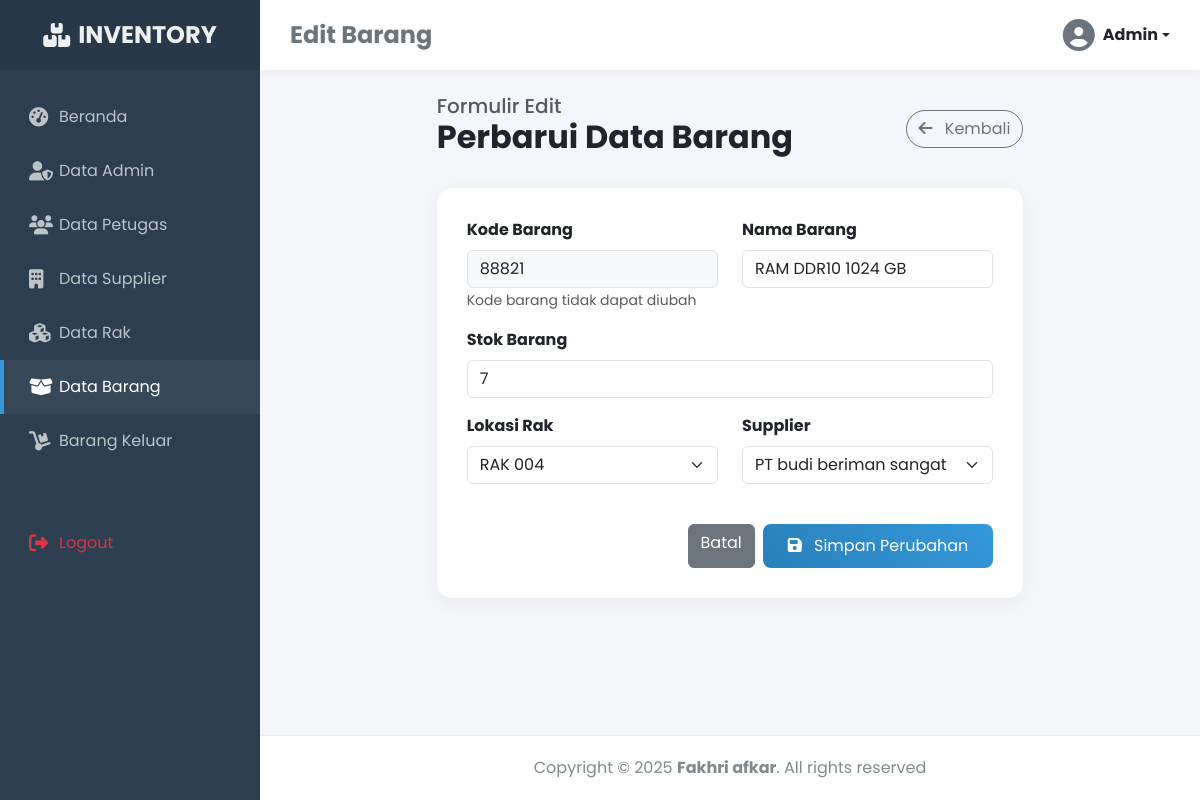
The app's page /admin/index.php?m=barang&s=ubah&kode_brg=88821 (signed in) with its own data.
### tables this page shows
CREATE TABLE `tb_barang` (
  `kode_brg` int(11) NOT NULL,
  `nama_brg` varchar(255) NOT NULL,
  `stok` int(11) NOT NULL,
  `rak` varchar(255) NOT NULL,
  `supplier` varchar(255) NOT NULL
);

### admin/modul/barang/ubah.php (the view, shortened to what this page needs)
<!DOCTYPE html>
<html lang="id">
<head>
    <link href="https://cdn.jsdelivr.net/npm/bootstrap@5.3.0/dist/css/bootstrap.min.css" rel="stylesheet">
    <link href="https://cdnjs.cloudflare.com/ajax/libs/font-awesome/6.4.0/css/all.min.css" rel="stylesheet">
    <link href="https://unpkg.com/aos@2.3.1/dist/aos.css" rel="stylesheet">
</head>
<body>
    <div class="sidebar" id="sidebar">
        <a href="#" class="sidebar-brand">
            <i class="fas fa-boxes me-2"></i> INVENTORY
        </a>
        <div class="sidebar-nav">
            <a href="?m=awal.php"><i class="fas fa-tachometer-alt"></i> Beranda</a>
            <a href="?m=admin&s=awal"><i class="fas fa-user-shield"></i> Data Admin</a>
            <a href="?m=petugas&s=awal"><i class="fas fa-users"></i> Data Petugas</a>
            <a href="?m=supplier&s=awal"><i class="fas fa-building"></i> Data Supplier</a>
            <a href="?m=rak&s=awal"><i class="fas fa-cubes"></i> Data Rak</a>
            <a href="?m=barang&s=awal" class="active"><i class="fas fa-box-open"></i> Data Barang</a>
            <a href="?m=barangKeluar&s=awal"><i class="fas fa-dolly"></i> Barang Keluar</a>
            <a href="logout.php" onclick="return confirm('Yakin ingin logout?')" class="text-danger mt-5">
                <i class="fas fa-sign-out-alt"></i> Logout
            </a>
        </div>
    </div>
    <div class="main-content" id="content">
        <nav class="top-navbar">
            <h4 class="mb-0 fw-bold text-secondary">Edit Barang</h4>
            <div class="dropdown">
                <a class="d-flex align-items-center text-decoration-none dropdown-toggle text-dark" href="#" role="button" data-bs-toggle="dropdown" aria-expanded="false">
                    <i class="fas fa-user-circle fa-2x text-secondary me-2"></i>
                    <span class="fw-bold d-none d-md-inline">Admin</span>
                </a>
            </div>
        </nav>
        <?php
            $id = $_GET['kode_brg'];
            include '../koneksi.php';
            $sql = "SELECT * FROM tb_barang WHERE kode_brg = '$id'";
            $query = mysqli_query($koneksi, $sql);
            $r = mysqli_fetch_array($query);
        ?>
        <div class="container-fluid p-4">
            <div class="row justify-content-center">
                <div class="col-lg-8 col-md-10">
                    <div class="d-flex justify-content-between align-items-center mb-4" data-aos="fade-down">
                        <div>
                            <h5 class="text-muted mb-0">Formulir Edit</h5>
                            <h2 class="fw-bold text-dark">Perbarui Data Barang</h2>
                        </div>
                        <a href="?m=barang&s=awal" class="btn btn-outline-secondary rounded-pill">
                            <i class="fas fa-arrow-left me-2"></i> Kembali
                        </a>
                    </div>
                    <div class="card-custom" data-aos="fade-up">
                        <form action="?m=barang&s=update" method="POST" enctype="multipart/form-data">
                            <div class="row">
                                <div class="col-md-6 mb-3">
                                    <label class="form-label fw-bold">Kode Barang</label>
                                    <input type="text" class="form-control bg-light" name="kode_brg" value="<?php echo $r['kode_brg']; ?>" readonly>
                                    <small class="text-muted">Kode barang tidak dapat diubah</small>
                                </div>
                                <div class="col-md-6 mb-3">
                                    <label class="form-label fw-bold">Nama Barang</label>
                                    <input type="text" class="form-control" name="nama_brg" value="<?php echo $r['nama_brg']; ?>" placeholder="Masukkan Nama Barang" required>
                                </div>
                                <div class="col-md-12 mb-3">
                                    <label class="form-label fw-bold">Stok Barang</label>
                                    <input type="number" class="form-control" name="stok" value="<?php echo $r['stok']; ?>" placeholder="Jumlah Stok" required>
                                </div>
                                <div class="col-md-6 mb-3">
                                    <label class="form-label fw-bold">Lokasi Rak</label>
                                    <select class="form-select" name="rak" required>
                                        <?php
                                            include '../koneksi.php';
                                            $sql_rak = "SELECT * FROM tb_rak";
                                            $hasil_rak = mysqli_query($koneksi, $sql_rak);
                                            while ($data_rak = mysqli_fetch_array($hasil_rak)) {
                                                $selected = ($data_rak['nama_rak'] == $r['rak']) ? "selected" : "";
                                        ?>
                                            <option value="<?php echo $data_rak['nama_rak'];?>" <?php echo $selected; ?>>
                                                <?php echo $data_rak['nama_rak']; ?>
                                            </option>
                                        <?php } ?>
                                    </select>
                                </div>
                                <div class="col-md-6 mb-3">
                                    <label class="form-label fw-bold">Supplier</label>
                                    <select class="form-select" name="supplier" required>
                                        <?php
                                            include '../koneksi.php';
                                            $sql_sup = "SELECT * FROM tb_sup";
                                            $hasil_sup = mysqli_query($koneksi, $sql_sup);
                                            while ($data_sup = mysqli_fetch_array($hasil_sup)) {
                                                $selected = ($data_sup['nama_sup'] == $r['supplier']) ? "selected" : "";
                                        ?>
                                            <option value="<?php echo $data_sup['nama_sup'];?>" <?php echo $selected; ?>>
                                                <?php echo $data_sup['nama_sup']; ?>
                                            </option>
                                        <?php } ?>
                                    </select>
                                </div>
                            </div>
                            <div class="d-flex justify-content-end mt-4">
                                <a href="?m=barang&s=awal" class="btn btn-secondary me-2">Batal</a>
                                <button type="submit" name="simpan" class="btn btn-save">
                                    <i class="fas fa-save me-2"></i> Simpan Perubahan
                                </button>
                            </div>
                        </form>
                    </div>
                </div>
            </div>
        </div>
        <footer>
            <p class="mb-0">Copyright &copy; <script>document.write(new Date().getFullYear());</script> <strong>Fakhri afkar</strong>. All rights reserved</p>
        </footer>
    </div>
</body>
</html>

### admin/modul/barang/ubah.php (style rules this page uses)
body { font-family: 'Poppins', sans-serif; background-color: #f4f6f9; overflow-x: hidden; }
.sidebar { min-height: 100vh; width: 260px; background: #2c3e50; color: #fff; position: fixed; transition: all 0.3s; z-index: 100; }
.sidebar-brand { height: 70px; display: flex; align-items: center; justify-content: center; font-size: 24px; font-weight: 700; background: rgba(0,0,0,0.1); color: #ecf0f1; text-decoration: none; }
.sidebar-nav { padding: 20px 0; }
.sidebar-nav a { padding: 15px 25px; display: flex; align-items: center; color: #bdc3c7; text-decoration: none; transition: 0.3s; border-left: 4px solid transparent; }
.sidebar-nav a:hover, .sidebar-nav a.active { color: #fff; background: rgba(255,255,255,0.05); border-left: 4px solid #3498db; }
.sidebar-nav i { width: 30px; font-size: 1.2rem; }
.main-content { margin-left: 260px; transition: all 0.3s; min-height: 100vh; display: flex; flex-direction: column; }
.top-navbar { background: #fff; box-shadow: 0 2px 10px rgba(0,0,0,0.05); height: 70px; padding: 0 30px; display: flex; align-items: center; justify-content: space-between; }
.card-custom { border: none; border-radius: 15px; box-shadow: 0 5px 20px rgba(0,0,0,0.05); background: white; padding: 30px; }
.btn-save { background: linear-gradient(45deg, #2980b9, #3498db); color: white; border: none; padding: 10px 25px; border-radius: 8px; transition: 0.3s; }
footer { background: #fff; padding: 20px; text-align: center; color: #7f8c8d; border-top: 1px solid #eee; margin-top: auto; }

### records on screen
tb_barang: kode_brg "88821", nama_brg "RAM DDR10 1024 GB", stok "7"

### other values on screen
form field rak "RAK 004"
form field supplier "PT budi beriman sangat"
